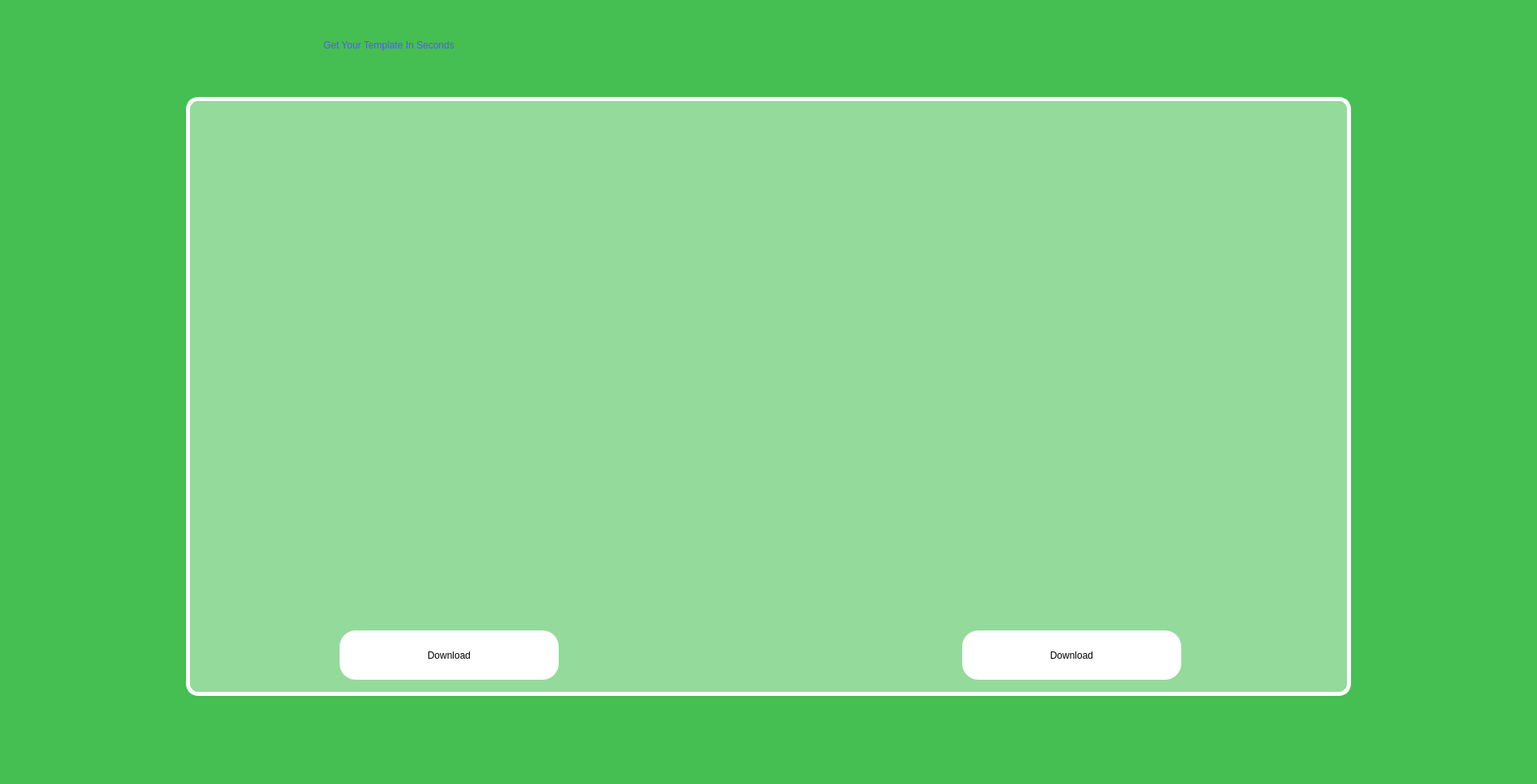
<?xml version="1.0" encoding="UTF-8"?>
<ui version="4.0">
 <class>Dialog</class>
 <widget class="QDialog" name="Dialog">
  <property name="geometry">
   <rect>
    <x>0</x>
    <y>0</y>
    <width>1901</width>
    <height>970</height>
   </rect>
  </property>
  <property name="windowTitle">
   <string>Dialog</string>
  </property>
  <widget class="QWidget" name="bgwidget" native="true">
   <property name="geometry">
    <rect>
     <x>0</x>
     <y>0</y>
     <width>1901</width>
     <height>991</height>
    </rect>
   </property>
   <property name="styleSheet">
    <string notr="true">QWidget#bgwidget
{  
background-color: rgb(69, 191, 81);
 }
</string>
   </property>
   <widget class="QPushButton" name="back_button">
    <property name="geometry">
     <rect>
      <x>20</x>
      <y>10</y>
      <width>71</width>
      <height>51</height>
     </rect>
    </property>
    <property name="styleSheet">
     <string notr="true">border-radius: 20px;

font: 25pt &quot;Showcard Gothic&quot;;
</string>
    </property>
    <property name="text">
     <string/>
    </property>
   </widget>
   <widget class="QGraphicsView" name="graphicsView_3">
    <property name="geometry">
     <rect>
      <x>230</x>
      <y>120</y>
      <width>1441</width>
      <height>741</height>
     </rect>
    </property>
    <property name="styleSheet">
     <string notr="true">background-color: qlineargradient(spread:pad, x1:0, y1:0, x2:1, y2:0, stop:0 rgba(255, 255, 255, 108));
border-style: solid;
border-width: 5px;
border-color: rgb(255, 255, 255);
border-radius: 15px;

</string>
    </property>
   </widget>
   <widget class="QLabel" name="label_25itms">
    <property name="geometry">
     <rect>
      <x>390</x>
      <y>160</y>
      <width>351</width>
      <height>591</height>
     </rect>
    </property>
    <property name="text">
     <string/>
    </property>
   </widget>
   <widget class="QLabel" name="label_50itms">
    <property name="geometry">
     <rect>
      <x>1150</x>
      <y>160</y>
      <width>351</width>
      <height>591</height>
     </rect>
    </property>
    <property name="text">
     <string/>
    </property>
   </widget>
   <widget class="QPushButton" name="download25itms">
    <property name="geometry">
     <rect>
      <x>420</x>
      <y>780</y>
      <width>271</width>
      <height>61</height>
     </rect>
    </property>
    <property name="styleSheet">
     <string notr="true">border-radius: 20px;
background-color: rgb(255, 255, 255);
font: 12pt &quot;MS Shell Dlg 2&quot;;</string>
    </property>
    <property name="text">
     <string>Download</string>
    </property>
   </widget>
   <widget class="QPushButton" name="download50itms">
    <property name="geometry">
     <rect>
      <x>1190</x>
      <y>780</y>
      <width>271</width>
      <height>61</height>
     </rect>
    </property>
    <property name="styleSheet">
     <string notr="true">border-radius: 20px;
background-color: rgb(255, 255, 255);
font: 12pt &quot;MS Shell Dlg 2&quot;;</string>
    </property>
    <property name="text">
     <string>Download</string>
    </property>
   </widget>
   <widget class="QLabel" name="label">
    <property name="geometry">
     <rect>
      <x>400</x>
      <y>-20</y>
      <width>1131</width>
      <height>151</height>
     </rect>
    </property>
    <property name="styleSheet">
     <string notr="true">
color: rgb(85, 85, 255);
font: 75 50pt &quot;MS Shell Dlg 2&quot;;</string>
    </property>
    <property name="text">
     <string>Get Your Template In Seconds</string>
    </property>
   </widget>
   <zorder>graphicsView_3</zorder>
   <zorder>label_50itms</zorder>
   <zorder>label_25itms</zorder>
   <zorder>back_button</zorder>
   <zorder>download25itms</zorder>
   <zorder>download50itms</zorder>
   <zorder>label</zorder>
  </widget>
 </widget>
 <resources/>
 <connections/>
</ui>
